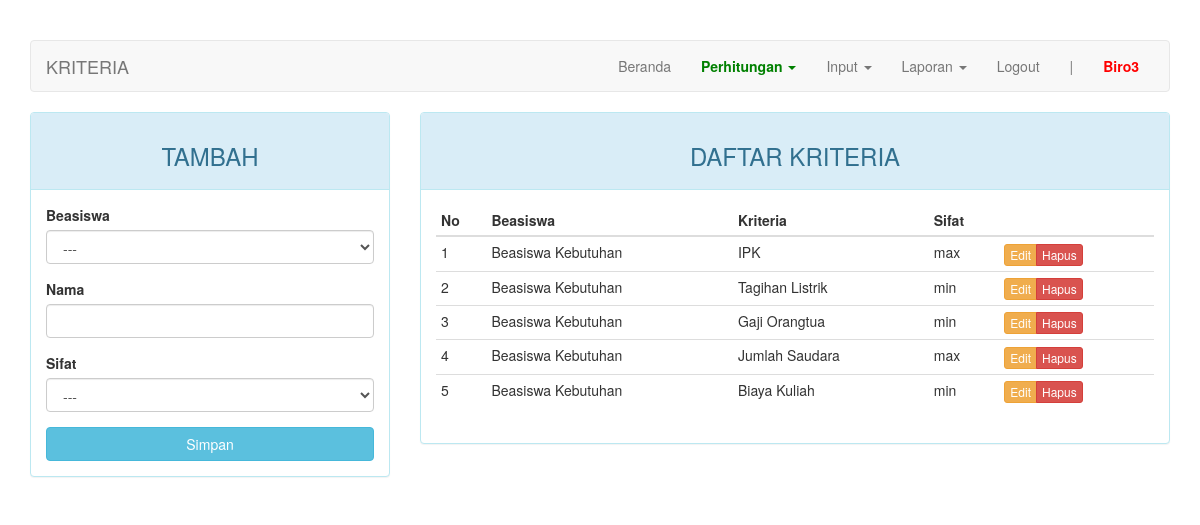
/index.php?page=kriteria (signed in), run on the app's committed database.
### tables this page shows
CREATE TABLE `kriteria` (
  `kd_kriteria` int(11) NOT NULL,
  `kd_beasiswa` int(11) NOT NULL,
  `nama` varchar(50) DEFAULT NULL,
  `sifat` enum('min','max') DEFAULT NULL
);

CREATE TABLE `beasiswa` (
  `kd_beasiswa` int(11) NOT NULL,
  `nama` varchar(50) DEFAULT NULL
);

### page/kriteria.php (the view, shortened to what this page needs)
<?php
$update = (isset($_GET['action']) AND $_GET['action'] == 'update') ? true : false;
?>
<div class="row">
	<div class="col-md-4">
	    <div class="panel panel-<?= ($update) ? "warning" : "info" ?>">
	        <div class="panel-heading"><h3 class="text-center"><?= ($update) ? "EDIT" : "TAMBAH" ?></h3></div>
	        <div class="panel-body">
	            <form action="<?=$_SERVER['REQUEST_URI']?>" method="POST">
									<div class="form-group">
										<label for="kd_beasiswa">Beasiswa</label>
										<select class="form-control" name="kd_beasiswa">
											<option>---</option>
										</select>
									</div>
	                <div class="form-group">
	                    <label for="nama">Nama</label>
	                    <input type="text" name="nama" class="form-control" <?= (!$update) ?: 'value="'.$row["nama"].'"' ?>>
	                </div>
									<div class="form-group">
	                  <label for="sifat">Sifat</label>
										<select class="form-control" name="sifat">
											<option>---</option>
										</select>
									</div>
	                <button type="submit" class="btn btn-<?= ($update) ? "warning" : "info" ?> btn-block">Simpan</button>
	            </form>
	        </div>
	    </div>
	</div>
	<div class="col-md-8">
	    <div class="panel panel-info">
	        <div class="panel-heading"><h3 class="text-center">DAFTAR KRITERIA</h3></div>
	        <div class="panel-body">
	            <table class="table table-condensed">
	                <thead>
	                    <tr>
	                        <th>No</th>
	                        <th>Beasiswa</th>
	                        <th>Kriteria</th>
	                        <th>Sifat</th>
	                        <th></th>
	                    </tr>
	                </thead>
	                <tbody>
	                    <?php $no = 1; ?>
	                    <?php if ($query = $connection->query("SELECT a.nama AS kriteria, b.nama AS beasiswa, a.kd_kriteria, a.sifat FROM kriteria a JOIN beasiswa b USING(kd_beasiswa)")): ?>
	                        <?php while($row = $query->fetch_assoc()): ?>
	                        <tr>
	                            <td><?=$no++?></td>
	                            <td><?=$row['beasiswa']?></td>
	                            <td><?=$row['kriteria']?></td>
	                            <td><?=$row['sifat']?></td>
	                            <td>
	                                <div class="btn-group">
	                                    <a href="?page=kriteria&action=update&key=<?=$row['kd_kriteria']?>" class="btn btn-warning btn-xs">Edit</a>
	                                    <a href="?page=kriteria&action=delete&key=<?=$row['kd_kriteria']?>" class="btn btn-danger btn-xs">Hapus</a>
	                                </div>
	                            </td>
	                        </tr>
	                        <?php endwhile ?>
	                    <?php endif ?>
	                </tbody>
	            </table>
	        </div>
	    </div>
	</div>
</div>

### index.php (style rules this page uses)
body { margin-top: 40px; }

### data on the page
kriteria: kd_beasiswa.nama "Beasiswa Kebutuhan", nama "IPK", sifat "max"
kriteria: kd_beasiswa.nama "Beasiswa Kebutuhan", nama "Tagihan Listrik", sifat "min"
kriteria: kd_beasiswa.nama "Beasiswa Kebutuhan", nama "Gaji Orangtua", sifat "min"
kriteria: kd_beasiswa.nama "Beasiswa Kebutuhan", nama "Jumlah Saudara", sifat "max"
kriteria: kd_beasiswa.nama "Beasiswa Kebutuhan", nama "Biaya Kuliah", sifat "min"

### other printed values
$str "KRITERIA"
$_SESSION["username"] "Biro3"
